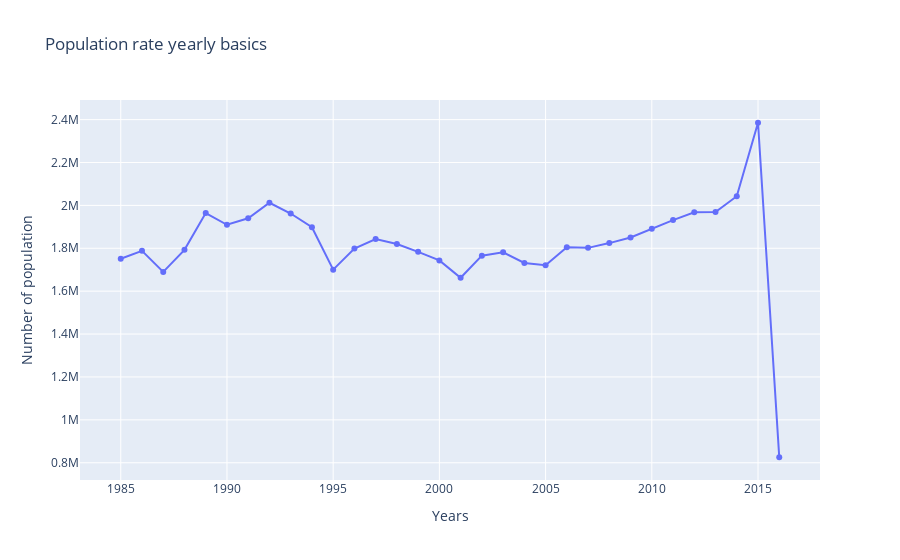
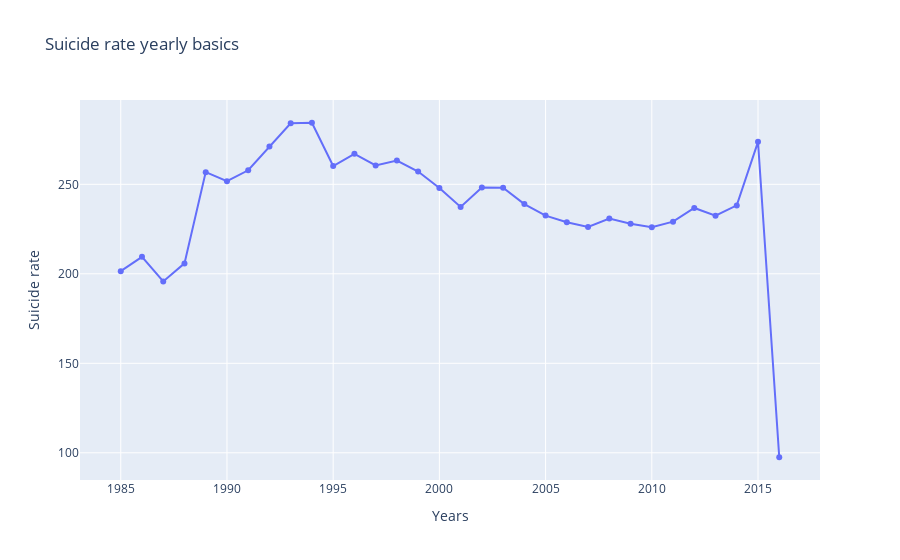

Source (notebook cell) for these figures, in order:
### Code cell
trace0 = go.Scatter(
    x = yearly_population.index,
    y = yearly_population.population,
    mode = 'lines+markers',
)
layout1 = go.Layout(
    title="Population rate yearly basics",
    xaxis={
        'title':"Years",
    },
    yaxis={
        'title':"Number of population",
    }
)

data1 = [trace0]
figure=go.Figure(data=data1,layout=layout1)
py.offline.iplot(figure)

trace1 = go.Scatter(
    x = yearly_suicide_no.index,
    y = yearly_suicide_no.suicide_no,
    mode = 'lines+markers',
)

layout2 = go.Layout(
    title="Suicide rate yearly basics",
    xaxis={
        'title':"Years",
    },
    yaxis={
        'title':"Suicide rate",
    }
)

data2 = [trace1]
figure1=go.Figure(data=data2,layout=layout2)
py.offline.iplot(figure1)

### Figure 1 — Plotly figure (JSON) as saved in the notebook; plotly's stock layout.template omitted (floating-point values rounded to 4 significant figures)
{"data": [{"mode": "lines+markers", "type": "scatter", "x": [1985, 1986, 1987, 1988, 1989, 1990, 1991, 1992, 1993, 1994, 1995, 1996, 1997, 1998, 1999, 2000, 2001, 2002, 2003, 2004, 2005, 2006, 2007, 2008, 2009, 2010, 2011, 2012, 2013, 2014, 2015, 2016], "y": [1751000.0, 1788000.0, 1690000.0, 1793000.0, 1964000.0, 1910000.0, 1940000.0, 2012000.0, 1962000.0, 1898000.0, 1700000.0, 1799000.0, 1843000.0, 1820000.0, 1783000.0, 1743000.0, 1662000.0, 1766000.0, 1781000.0, 1731000.0, 1721000.0, 1805000.0, 1802000.0, 1824000.0, 1850000.0, 1891000.0, 1932000.0, 1968000.0, 1969000.0, 2043000.0, 2385000.0, 825600.0]}], "layout": {"title": {"text": "Population rate yearly basics"}, "xaxis": {"title": {"text": "Years"}}, "yaxis": {"title": {"text": "Number of population"}}}}

### Figure 2 — Plotly figure (JSON) as saved in the notebook; plotly's stock layout.template omitted (floating-point values rounded to 4 significant figures)
{"data": [{"mode": "lines+markers", "type": "scatter", "x": [1985, 1986, 1987, 1988, 1989, 1990, 1991, 1992, 1993, 1994, 1995, 1996, 1997, 1998, 1999, 2000, 2001, 2002, 2003, 2004, 2005, 2006, 2007, 2008, 2009, 2010, 2011, 2012, 2013, 2014, 2015, 2016], "y": [201.5, 209.5, 195.7, 205.8, 256.8, 251.8, 257.8, 271.1, 284.1, 284.4, 260.2, 267.0, 260.5, 263.3, 257.1, 247.9, 237.4, 248.2, 248.1, 238.9, 232.5, 228.8, 226.2, 230.8, 228.0, 226.0, 229.2, 236.8, 232.5, 238.2, 273.7, 97.52]}], "layout": {"title": {"text": "Suicide rate yearly basics"}, "xaxis": {"title": {"text": "Years"}}, "yaxis": {"title": {"text": "Suicide rate"}}}}
